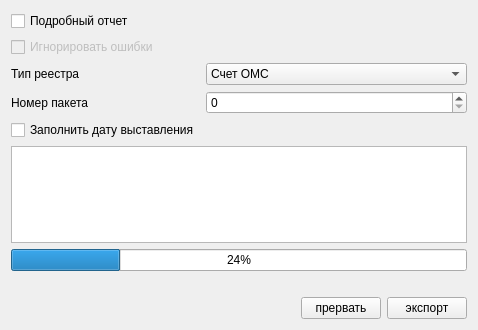
<?xml version="1.0" encoding="UTF-8"?>
<ui version="4.0">
 <class>ExportPage1</class>
 <widget class="QWidget" name="ExportPage1">
  <property name="geometry">
   <rect>
    <x>0</x>
    <y>0</y>
    <width>435</width>
    <height>330</height>
   </rect>
  </property>
  <property name="windowTitle">
   <string>Form</string>
  </property>
  <layout class="QGridLayout">
   <item row="2" column="0">
    <widget class="QCheckBox" name="chkIgnoreErrors">
     <property name="enabled">
      <bool>false</bool>
     </property>
     <property name="text">
      <string>Игнорировать ошибки</string>
     </property>
    </widget>
   </item>
   <item row="7" column="0" colspan="5">
    <widget class="CProgressBar" name="progressBar">
     <property name="value">
      <number>24</number>
     </property>
    </widget>
   </item>
   <item row="0" column="0" colspan="5">
    <spacer>
     <property name="orientation">
      <enum>Qt::Vertical</enum>
     </property>
     <property name="sizeHint" stdset="0">
      <size>
       <width>20</width>
       <height>40</height>
      </size>
     </property>
    </spacer>
   </item>
   <item row="6" column="0" colspan="5">
    <widget class="QTextBrowser" name="logBrowser"/>
   </item>
   <item row="1" column="0">
    <widget class="QCheckBox" name="chkVerboseLog">
     <property name="text">
      <string>Подробный отчет</string>
     </property>
    </widget>
   </item>
   <item row="10" column="0" colspan="5">
    <spacer>
     <property name="orientation">
      <enum>Qt::Vertical</enum>
     </property>
     <property name="sizeHint" stdset="0">
      <size>
       <width>20</width>
       <height>40</height>
      </size>
     </property>
    </spacer>
   </item>
   <item row="9" column="0" colspan="5">
    <layout class="QHBoxLayout" name="horizontalLayout">
     <item>
      <widget class="QLabel" name="lblRevision">
       <property name="enabled">
        <bool>false</bool>
       </property>
       <property name="text">
        <string/>
       </property>
      </widget>
     </item>
     <item>
      <spacer>
       <property name="orientation">
        <enum>Qt::Horizontal</enum>
       </property>
       <property name="sizeHint" stdset="0">
        <size>
         <width>40</width>
         <height>20</height>
        </size>
       </property>
      </spacer>
     </item>
     <item>
      <widget class="QPushButton" name="btnCancel">
       <property name="text">
        <string>прервать</string>
       </property>
      </widget>
     </item>
     <item>
      <widget class="QPushButton" name="btnExport">
       <property name="text">
        <string>экспорт</string>
       </property>
      </widget>
     </item>
    </layout>
   </item>
   <item row="8" column="0" colspan="5">
    <widget class="QLabel" name="lblElapsed">
     <property name="text">
      <string/>
     </property>
    </widget>
   </item>
   <item row="4" column="1" colspan="4">
    <widget class="QSpinBox" name="edtPacketNumber"/>
   </item>
   <item row="3" column="0">
    <widget class="QLabel" name="lblRegistryType">
     <property name="text">
      <string>Тип реестра</string>
     </property>
    </widget>
   </item>
   <item row="4" column="0">
    <widget class="QLabel" name="lblPacketNumber">
     <property name="text">
      <string>Номер пакета</string>
     </property>
    </widget>
   </item>
   <item row="3" column="1" colspan="4">
    <widget class="QComboBox" name="cmbRegistryType">
     <item>
      <property name="text">
       <string>Счет ОМС</string>
      </property>
     </item>
     <item>
      <property name="text">
       <string>ФЛК (идентификация полисных данных)</string>
      </property>
     </item>
    </widget>
   </item>
   <item row="5" column="0">
    <widget class="QCheckBox" name="chkSetExposeDate">
     <property name="text">
      <string>Заполнить дату выставления</string>
     </property>
    </widget>
   </item>
  </layout>
 </widget>
 <customwidgets>
  <customwidget>
   <class>CProgressBar</class>
   <extends>QProgressBar</extends>
   <header>library/ProgressBar.h</header>
  </customwidget>
 </customwidgets>
 <resources/>
 <connections/>
</ui>
